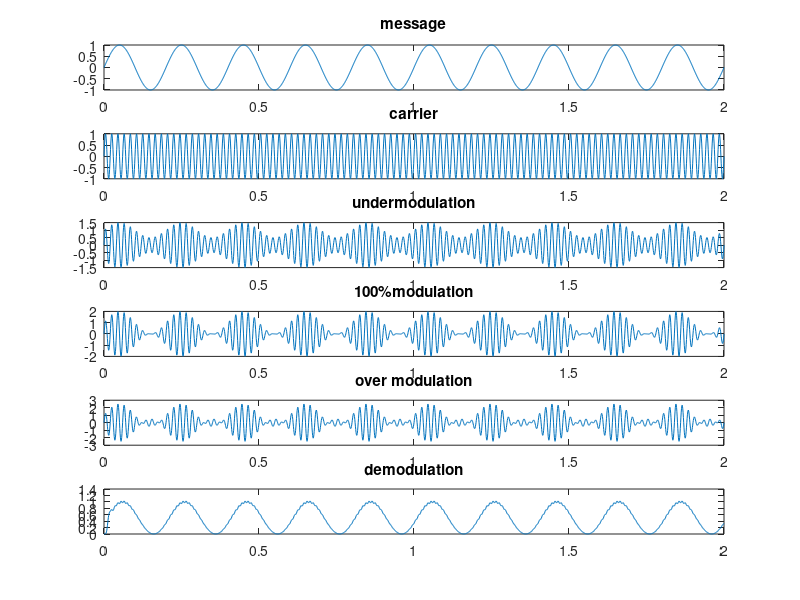

MATLAB code for this plot:
clc; clear all;
close all;
t=[0:0.001:2];
f1=5;
m=sin(2*pi*f1*t)
subplot(6,2,[1,2]);
plot(t,m);
title('message');
f2=50;
c=sin(2*pi*f2*t);
subplot(6,2,[3,4]);
plot(t,c);
title('carrier');
m1=0.5;
s1=(1+(m1*m)).*c;
subplot(6,2,[5,6]);
plot(t,s1); 
title('undermodulation'); 
m2=1;
s2=(1+(m2*m)).*c;
subplot(6,2,[7,8]);
plot(t,s2);
title('100%modulation');
m3=1.5;
s3=(1+(m3*m)).*c;
subplot(6,2,[9,10]);
plot(t,s3);
title('over modulation'); s5=s2.*c; 
[b,a]=butter(5,0.1);
s4=filter(b,a,s5);
subplot(6,2,[11,12]);
plot(t,s4);
title('demodulation' ); 